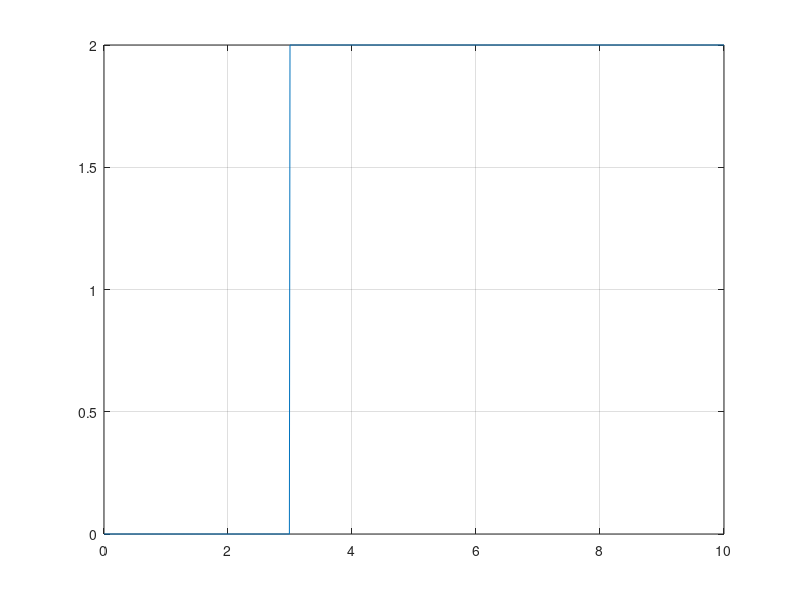

MATLAB code to generate this figure:
clear all;
close all;
clc;

theta_T =3;
a=2;

n=1;

for t = 0:0.01:10
    if(t<theta_T)
        y(n) = 0;
    else
        y(n) = 2;
    end

    t_array(n) = t;

    n = n + 1;

end

plot(t_array,y); grid on;